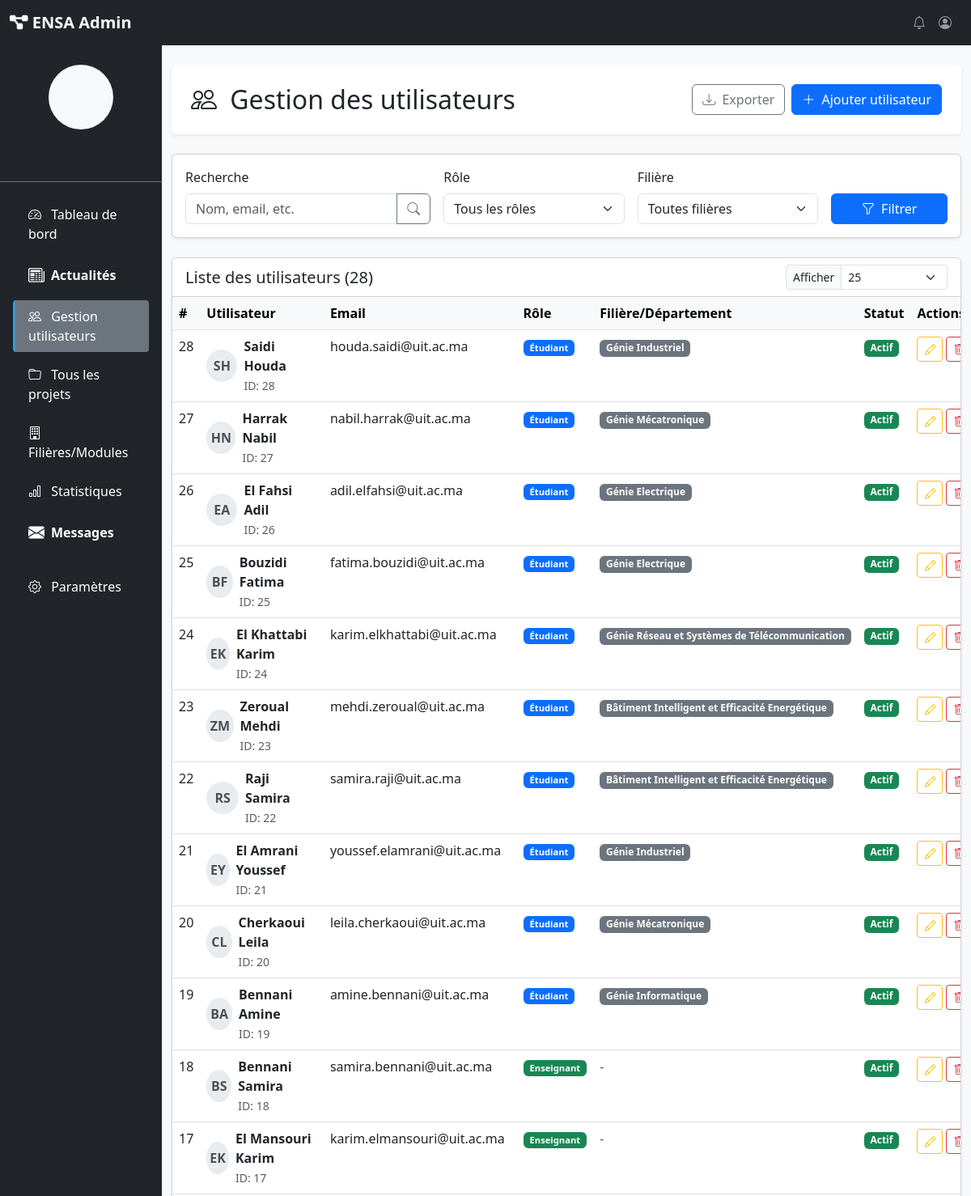
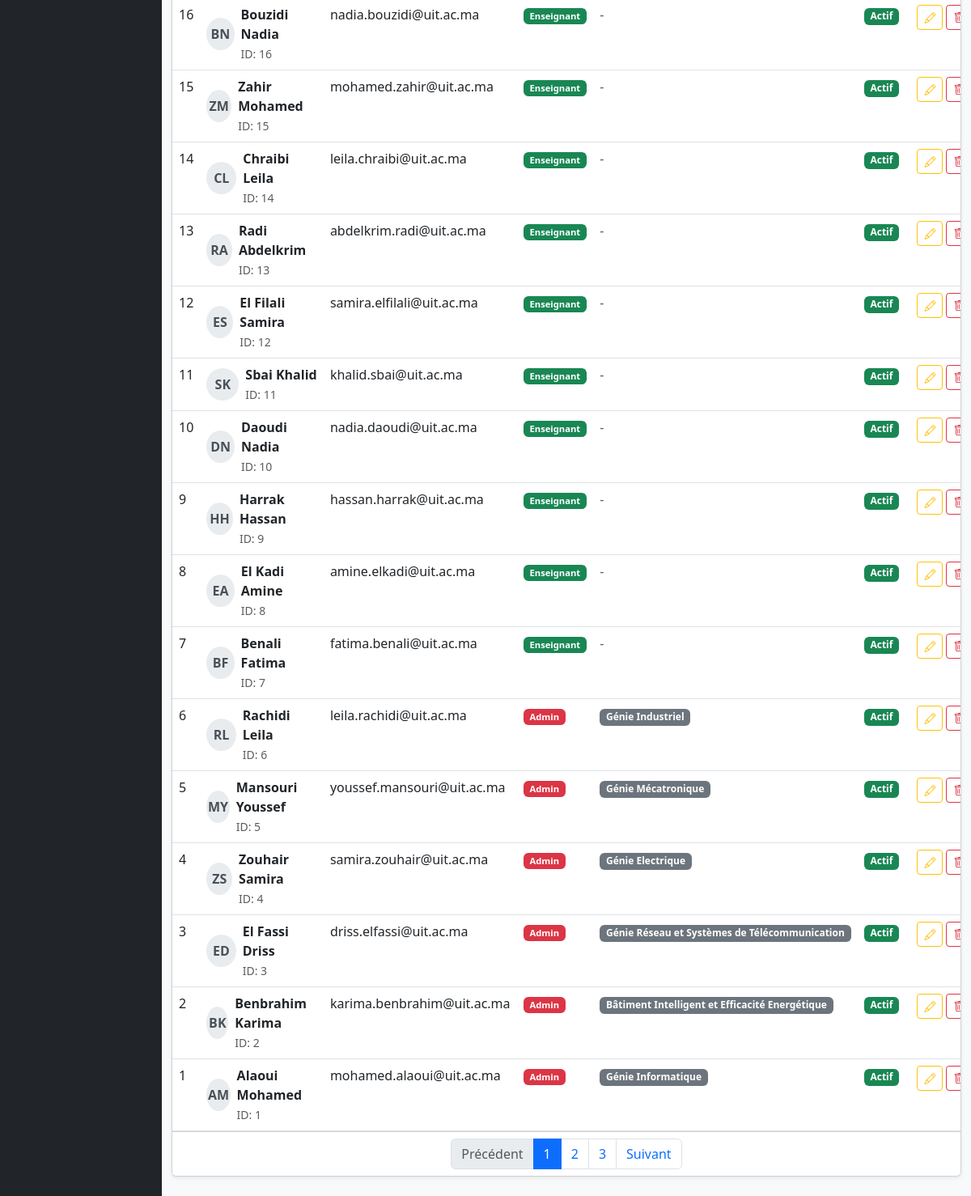
Screenshot of /admin/gestion_utilisateurs.php with the database file from the repository (2 pictures, top to bottom).
### tables this page shows
CREATE TABLE `etudiant` (
  `id_etudiant` int(11) NOT NULL,
  `cne` varchar(50) DEFAULT NULL,
  `filiere` varchar(100) DEFAULT NULL,
  `annee_scolaire` varchar(10) DEFAULT NULL
);

CREATE TABLE `utilisateur` (
  `id_utilisateur` int(11) NOT NULL,
  `nom` varchar(100) DEFAULT NULL,
  `prenom` varchar(100) DEFAULT NULL,
  `email` varchar(150) DEFAULT NULL,
  `mot_de_passe` varchar(255) DEFAULT NULL,
  `role` enum('etudiant','enseignant','admin') DEFAULT NULL,
  `date_creation` datetime DEFAULT current_timestamp()
);

CREATE TABLE `enseignant` (
  `id_enseignant` int(11) NOT NULL,
  `grade` varchar(50) DEFAULT NULL,
  `specialite` varchar(100) DEFAULT NULL
);

### admin/gestion_utilisateurs.php (the view, shortened to what this page needs)
<?php
try {
    $pdo = new PDO("mysql:host=".DB_HOST.";dbname=".DB_NAME, DB_USER, DB_PASS);
    $pdo->setAttribute(PDO::ATTR_ERRMODE, PDO::ERRMODE_EXCEPTION);
} catch(PDOException $e) {
    die("ERREUR: Impossible de se connecter. " . $e->getMessage());
}
$params = [];
$sql = "SELECT u.*,
               e.cne, e.annee_scolaire, e.filiere as etudiant_filiere,
               en.grade, en.specialite,
               a.departement as admin_departement
        FROM utilisateur u
        LEFT JOIN etudiant e ON u.id_utilisateur = e.id_etudiant
        LEFT JOIN enseignant en ON u.id_utilisateur = en.id_enseignant
        LEFT JOIN admin a ON u.id_utilisateur = a.id_admin";
$sql .= " ORDER BY u.id_utilisateur DESC";
$stmt = $pdo->prepare($sql);
$stmt->execute($params);
$utilisateurs = $stmt->fetchAll(PDO::FETCH_ASSOC);
?>
<!DOCTYPE html>
<html lang="fr">
<head>
    <link href="https://cdn.jsdelivr.net/npm/bootstrap@5.3.0/dist/css/bootstrap.min.css" rel="stylesheet">
    <link rel="stylesheet" href="https://cdn.jsdelivr.net/npm/bootstrap-icons@1.10.0/font/bootstrap-icons.css">
    <link rel="stylesheet" href="https://cdnjs.cloudflare.com/ajax/libs/font-awesome/6.4.0/css/all.min.css">
</head>
<body>
<nav class="navbar navbar-expand-lg navbar-dark bg-dark">
    <div class="container-fluid">
        <a class="navbar-brand fw-bold" href="#">
            <i class="fas fa-project-diagram"></i> ENSA Admin
        </a>
        <div class="collapse navbar-collapse" id="navbarNav">
            <ul class="navbar-nav ms-auto">
                <li class="nav-item"><a class="nav-link" href="#"><i class="bi bi-bell"></i></a></li>
                <li class="nav-item">
                    <a class="nav-link" href="profil.php">
                        <i class="bi bi-person-circle me-1"></i> <?= htmlspecialchars($_SESSION['nom'] . ' ' . $_SESSION['prenom']) ?>
                    </a>
                </li>
            </ul>
        </div>
    </div>
</nav>
<div class="container-fluid">
    <div class="row">
        <div class="col-lg-2 sidebar-teacher p-0 min-vh-100">
            <div class="d-flex flex-column h-100">
                <div class="p-4 text-center border-bottom border-secondary">
                    <div class="mb-3">
                        <div class="ratio ratio-1x1 mx-auto rounded-circle bg-light justify-content-center align-items-center" style="width: 80px;">
                            <div class="d-flex align-items-center justify-content-center text-dark fw-bold fs-3">
                            </div>
                        </div>
                    </div>
                    <small class="text-muted">Super Admin</small>
                </div>
                <ul class="nav flex-column nav-teacher p-3">
                    <li class="nav-item"><a class="nav-link text-white" href="admin_dashboard.php"><i class="bi bi-speedometer2 me-2"></i> Tableau de bord</a></li>
                    <li class="nav-item">
  <a class="nav-link d-flex align-items-center gap-2 text-white" href="actualite.php">
    <i class="bi bi-newspaper fs-5"></i>
    <span class="fw-semibold">Actualités</span>
  </a>
</li>
                    <li class="nav-item"><a class="nav-link active text-white bg-secondary" href="gestion_utilisateurs.php"><i class="bi bi-people me-2"></i> Gestion utilisateurs</a></li>
                    <li class="nav-item"><a class="nav-link text-white" href="gestion_projets.php"><i class="bi bi-folder me-2"></i> Tous les projets</a></li>
                    <li class="nav-item"><a class="nav-link text-white" href="filiere.php"><i class="bi bi-building me-2"></i> Filières/Modules</a></li>
                    <li class="nav-item"><a class="nav-link text-white" href="statistiques.php"><i class="bi bi-bar-chart me-2"></i> Statistiques</a></li>
                    <li class="nav-item">
  <a class="nav-link d-flex align-items-center gap-2 text-white" href="message.php">
    <i class="bi bi-envelope-fill fs-5"></i>
    <span class="fw-semibold">Messages</span>
  </a>
</li>
                    <li class="nav-item mt-3"><a class="nav-link text-white" href="parametres.php"><i class="bi bi-gear me-2"></i> Paramètres</a></li>
                </ul>
                <div class="mt-auto p-3 text-center">
                    <small class="text-muted">ENSA Kenitra © 2024</small>
                </div>
            </div>
        </div>
        <div class="col-lg-10 main-content py-4">
            <div class="bg-white p-4 rounded shadow-sm mb-4 d-flex justify-content-between align-items-center">
                <h2 class="mb-0">
                    <i class="bi bi-people me-2"></i> Gestion des utilisateurs
                </h2>
                <div class="d-flex gap-2">
                    <button class="btn btn-outline-secondary"><i class="bi bi-download me-1"></i> Exporter</button>
                    <button class="btn btn-primary" data-bs-toggle="modal" data-bs-target="#addUserModal">
                        <i class="bi bi-plus-lg me-1"></i> Ajouter utilisateur
                    </button>
                </div>
            </div>
            <div class="card shadow-sm mb-4">
                <div class="card-body">
                    <form method="GET" action="gestion_utilisateurs.php">
                        <div class="row g-3">
                            <div class="col-md-4">
                                <label class="form-label">Recherche</label>
                                <div class="input-group">
                                    <input type="text" name="search" class="form-control" placeholder="Nom, email, etc." value="<?= $_GET['search'] ?? '' ?>">
                                    <button class="btn btn-outline-secondary" type="submit"><i class="bi bi-search"></i></button>
                                </div>
                            </div>
                            <div class="col-md-3">
                                <label class="form-label">Rôle</label>
                                <select name="role" class="form-select">
                                    <option value="">Tous les rôles</option>
                                </select>
                            </div>
                            <div class="col-md-3">
                                <label class="form-label">Filière</label>
                                <select name="filiere" class="form-select">
                                    <option value="">Toutes filières</option>
                                </select>
                            </div>
                            <div class="col-md-2 d-flex align-items-end">
                                <button class="btn btn-primary w-100" type="submit"><i class="bi bi-funnel me-1"></i> Filtrer</button>
                            </div>
                        </div>
                    </form>
                </div>
            </div>
            <div class="card shadow-sm">
                <div class="card-header bg-white d-flex justify-content-between align-items-center">
                    <h5 class="mb-0">Liste des utilisateurs (<?= count($utilisateurs) ?>)</h5>
                    <div class="d-flex gap-2">
                        <div class="input-group input-group-sm" style="width: 200px;">
                            <span class="input-group-text">Afficher</span>
                            <select class="form-select form-select-sm">
                                <option selected>25</option>
                            </select>
                        </div>
                    </div>
                </div>
                <div class="card-body p-0">
                    <div class="table-responsive">
                        <table class="table table-hover mb-0">
                            <thead class="table-light">
                                <tr>
                                    <th style="width: 50px;">#</th>
                                    <th>Utilisateur</th>
                                    <th>Email</th>
                                    <th>Rôle</th>
                                    <th>Filière/Département</th>
                                    <th>Statut</th>
                                    <th style="width: 120px;">Actions</th>
                                </tr>
                            </thead>
                            <tbody>
                                <?php foreach ($utilisateurs as $utilisateur):
                                    $filiere_departement = '';
                                    if ($utilisateur['role'] === 'etudiant') {
                                        $filiere_departement = $utilisateur['etudiant_filiere'] ?? 'Non spécifiée';
                                    } elseif ($utilisateur['role'] === 'admin') {
                                        $filiere_departement = $utilisateur['admin_departement'] ?? 'Non spécifié';
                                    }
                                ?>
                                <tr>
                                    <td><?= $utilisateur['id_utilisateur'] ?></td>
                                    <td>
                                        <div class="d-flex align-items-center">
                                            <div class="user-avatar me-2">
                                                <?= substr($utilisateur['nom'], 0, 1) . substr($utilisateur['prenom'] ?? '', 0, 1) ?>
                                            </div>
                                            <div>
                                                <div class="fw-bold"><?= htmlspecialchars($utilisateur['nom'] . ' ' . $utilisateur['prenom']) ?></div>
                                                <small class="text-muted">ID: <?= $utilisateur['id_utilisateur'] ?></small>
                                            </div>
                                        </div>
                                    </td>
                                    <td><?= htmlspecialchars($utilisateur['email']) ?></td>
                                    <td>
                                        <span class="badge <?=
                                            $utilisateur['role'] === 'admin' ? 'bg-danger' :
                                            ($utilisateur['role'] === 'enseignant' ? 'bg-success' : 'bg-primary')
                                        ?> role-badge">
                                            <?=
                                                $utilisateur['role'] === 'admin' ? 'Admin' :
                                                ($utilisateur['role'] === 'enseignant' ? 'Enseignant' : 'Étudiant')
                                            ?>
                                        </span>
                                    </td>
                                    <td>
                                        <?php if (!empty($filiere_departement)): ?>
                                            <span class="badge bg-secondary"><?= htmlspecialchars($filiere_departement) ?></span>
                                        <?php else: ?>
                                            <span class="text-muted">-</span>
                                        <?php endif; ?>
                                    </td>
                                    <td><span class="badge bg-success">Actif</span></td>
                                    <td>
                                        <div class="d-flex gap-1">
                                            <a href="?edit=<?= $utilisateur['id_utilisateur'] ?>" class="btn btn-sm btn-outline-warning" data-bs-toggle="modal" data-bs-target="#editUserModal">
                                                <i class="bi bi-pencil"></i>
                                            </a>
                                            <a href="?delete=<?= $utilisateur['id_utilisateur'] ?>" class="btn btn-sm btn-outline-danger" onclick="return confirm('Confirmer la suppression?')">
                                                <i class="bi bi-trash"></i>
                                            </a>
                                        </div>
                                    </td>
                                </tr>
                                <?php endforeach; ?>
                            </tbody>
                        </table>
                    </div>
                </div>
                <div class="card-footer bg-white">
                    <nav aria-label="Page navigation">
                        <ul class="pagination justify-content-center mb-0">
                            <li class="page-item disabled"><a class="page-link" href="#">Précédent</a></li>
                            <li class="page-item active"><a class="page-link" href="#">1</a></li>
                            <li class="page-item"><a class="page-link" href="#">2</a></li>
                            <li class="page-item"><a class="page-link" href="#">3</a></li>
                            <li class="page-item"><a class="page-link" href="#">Suivant</a></li>
                        </ul>
                    </nav>
                </div>
            </div>
        </div>
    </div>
</div>
</body>
</html>

### admin/gestion_utilisateurs.php (style rules this page uses)
:root { --ensaprimary: #2c3e50; --ensasecondary: #3498db; --ensasuccess: #27ae60; --ensawarning: #f39c12; --ensadanger: #e74c3c; --ensalight: #ecf0f1; }
body { background-color: #f8f9fa; font-family: 'Segoe UI', Tahoma, Geneva, Verdana, sans-serif; }
.sidebar-teacher { background-color: #212529; color: white; }
.nav-teacher .nav-link { color: white; border-left: 3px solid transparent; margin: 0.25rem 0; padding: 0.5rem 1rem; border-radius: 0.25rem; }
.nav-teacher .nav-link.active { color: white; background-color: #6c757d; border-left-color: var(--ensasecondary); }
.user-avatar { width: 40px; height: 40px; border-radius: 50%; background-color: #e9ecef; display: flex; align-items: center; justify-content: center; font-weight: bold; color: #495057; }
.role-badge { font-size: 0.7rem; padding: 0.25rem 0.5rem; }

### rows the page displays
etudiant: id_etudiant.id_utilisateur "28", id_etudiant.nom "S", id_etudiant.prenom "H", id_etudiant.prenom "Saidi Houda", id_etudiant.email "houda.saidi@uit.ac.ma", shows "Étudiant", filiere "Génie Industriel"
etudiant: id_etudiant.id_utilisateur "27", id_etudiant.nom "H", id_etudiant.prenom "N", id_etudiant.prenom "Harrak Nabil", id_etudiant.email "nabil.harrak@uit.ac.ma", shows "Étudiant", filiere "Génie Mécatronique"
etudiant: id_etudiant.id_utilisateur "26", id_etudiant.nom "E", id_etudiant.prenom "A", id_etudiant.prenom "El Fahsi Adil", id_etudiant.email "adil.elfahsi@uit.ac.ma", shows "Étudiant", filiere "Génie Electrique"
etudiant: id_etudiant.id_utilisateur "25", id_etudiant.nom "B", id_etudiant.prenom "F", id_etudiant.prenom "Bouzidi Fatima", id_etudiant.email "fatima.bouzidi@uit.ac.ma", shows "Étudiant", filiere "Génie Electrique"
etudiant: id_etudiant.id_utilisateur "24", id_etudiant.nom "E", id_etudiant.prenom "K", id_etudiant.prenom "El Khattabi Karim", id_etudiant.email "karim.elkhattabi@uit.ac.ma", shows "Étudiant", filiere "Génie Réseau et Systèmes de Télécommunication"
etudiant: id_etudiant.id_utilisateur "23", id_etudiant.nom "Z", id_etudiant.prenom "M", id_etudiant.prenom "Zeroual Mehdi", id_etudiant.email "mehdi.zeroual@uit.ac.ma", shows "Étudiant", filiere "Bâtiment Intelligent et Efficacité Energétique"
etudiant: id_etudiant.id_utilisateur "22", id_etudiant.nom "R", id_etudiant.prenom "S", id_etudiant.prenom "Raji Samira", id_etudiant.email "samira.raji@uit.ac.ma", shows "Étudiant", filiere "Bâtiment Intelligent et Efficacité Energétique"
etudiant: id_etudiant.id_utilisateur "21", id_etudiant.nom "E", id_etudiant.prenom "Y", id_etudiant.prenom "El Amrani Youssef", id_etudiant.email "youssef.elamrani@uit.ac.ma", shows "Étudiant", filiere "Génie Industriel"
etudiant: id_etudiant.id_utilisateur "20", id_etudiant.nom "C", id_etudiant.prenom "L", id_etudiant.prenom "Cherkaoui Leila", id_etudiant.email "leila.cherkaoui@uit.ac.ma", shows "Étudiant", filiere "Génie Mécatronique"
etudiant: id_etudiant.id_utilisateur "19", id_etudiant.nom "B", id_etudiant.prenom "A", id_etudiant.prenom "Bennani Amine", id_etudiant.email "amine.bennani@uit.ac.ma", shows "Étudiant", filiere "Génie Informatique"
enseignant: id_enseignant.id_utilisateur "18", id_enseignant.nom "B", id_enseignant.prenom "S", id_enseignant.prenom "Bennani Samira", id_enseignant.email "samira.bennani@uit.ac.ma", shows "Enseignant"
enseignant: id_enseignant.id_utilisateur "17", id_enseignant.nom "E", id_enseignant.prenom "K", id_enseignant.prenom "El Mansouri Karim", id_enseignant.email "karim.elmansouri@uit.ac.ma", shows "Enseignant"
enseignant: id_enseignant.id_utilisateur "16", id_enseignant.nom "B", id_enseignant.prenom "N", id_enseignant.prenom "Bouzidi Nadia", id_enseignant.email "nadia.bouzidi@uit.ac.ma", shows "Enseignant"
enseignant: id_enseignant.id_utilisateur "15", id_enseignant.nom "Z", id_enseignant.prenom "M", id_enseignant.prenom "Zahir Mohamed", id_enseignant.email "mohamed.zahir@uit.ac.ma", shows "Enseignant"
enseignant: id_enseignant.id_utilisateur "14", id_enseignant.nom "C", id_enseignant.prenom "L", id_enseignant.prenom "Chraibi Leila", id_enseignant.email "leila.chraibi@uit.ac.ma", shows "Enseignant"
enseignant: id_enseignant.id_utilisateur "13", id_enseignant.nom "R", id_enseignant.prenom "A", id_enseignant.prenom "Radi Abdelkrim", id_enseignant.email "abdelkrim.radi@uit.ac.ma", shows "Enseignant"
enseignant: id_enseignant.id_utilisateur "12", id_enseignant.nom "E", id_enseignant.prenom "S", id_enseignant.prenom "El Filali Samira", id_enseignant.email "samira.elfilali@uit.ac.ma", shows "Enseignant"
enseignant: id_enseignant.id_utilisateur "11", id_enseignant.nom "S", id_enseignant.prenom "K", id_enseignant.prenom "Sbai Khalid", id_enseignant.email "khalid.sbai@uit.ac.ma", shows "Enseignant"
enseignant: id_enseignant.id_utilisateur "10", id_enseignant.nom "D", id_enseignant.prenom "N", id_enseignant.prenom "Daoudi Nadia", id_enseignant.email "nadia.daoudi@uit.ac.ma", shows "Enseignant"
enseignant: id_enseignant.id_utilisateur "9", id_enseignant.nom "H", id_enseignant.prenom "H", id_enseignant.prenom "Harrak Hassan", id_enseignant.email "hassan.harrak@uit.ac.ma", shows "Enseignant"
enseignant: id_enseignant.id_utilisateur "8", id_enseignant.nom "E", id_enseignant.prenom "A", id_enseignant.prenom "El Kadi Amine", id_enseignant.email "amine.elkadi@uit.ac.ma", shows "Enseignant"
enseignant: id_enseignant.id_utilisateur "7", id_enseignant.nom "B", id_enseignant.prenom "F", id_enseignant.prenom "Benali Fatima", id_enseignant.email "fatima.benali@uit.ac.ma", shows "Enseignant"

### other values shown
count($utilisateurs) "28"
$utilisateur['id_utilisateur'] "6"
substr($utilisateur['nom'], 0, 1) "R"
substr($utilisateur['prenom'] ?? '', 0, 1) "L"
$utilisateur['nom'] . ' ' . $utilisateur['prenom'] "Rachidi Leila"
$utilisateur['email'] "leila.rachidi@uit.ac.ma"
$filiere_departement "Génie Industriel"
$utilisateur['id_utilisateur'] "5"
substr($utilisateur['nom'], 0, 1) "M"
substr($utilisateur['prenom'] ?? '', 0, 1) "Y"
$utilisateur['nom'] . ' ' . $utilisateur['prenom'] "Mansouri Youssef"
$utilisateur['email'] "youssef.mansouri@uit.ac.ma"
$filiere_departement "Génie Mécatronique"
$utilisateur['id_utilisateur'] "4"
substr($utilisateur['nom'], 0, 1) "Z"
